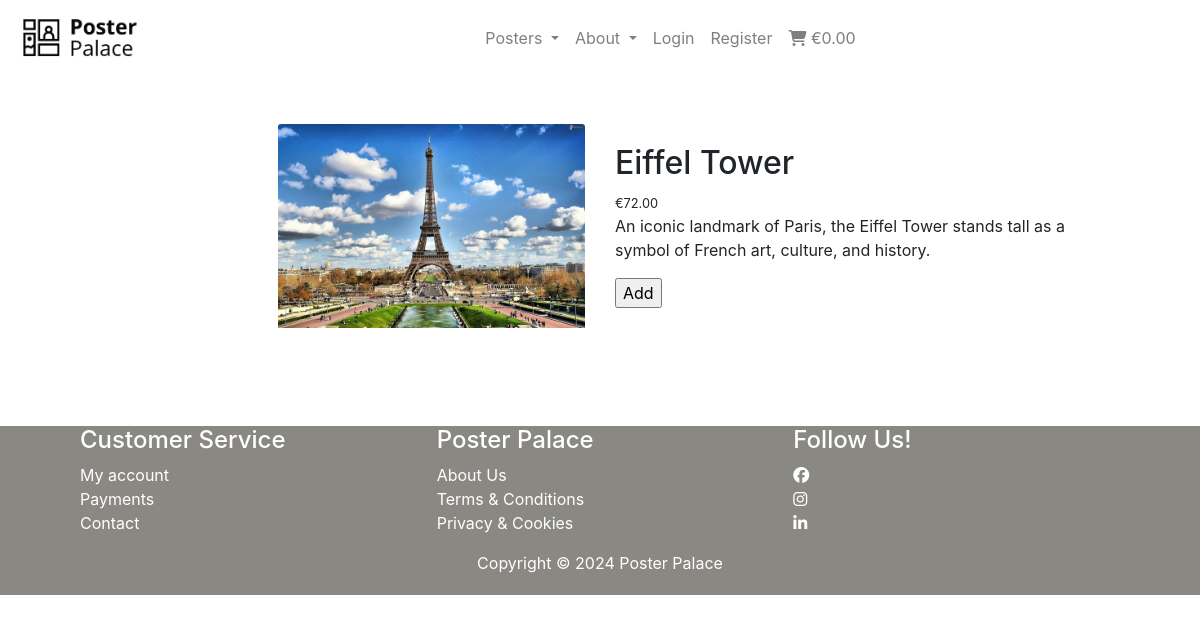
/posters/1, run on the app's committed database.
### posters/models.py (models this page shows, shortened)
class Poster(models.Model):
    category = models.ForeignKey('Category', null=True, blank=True, on_delete=models.SET_NULL)
    sku = models.CharField(max_length=254, null=True, blank=True)
    name = models.CharField(max_length=254)
    description = models.TextField()
    has_color = models.BooleanField(default=False, blank=True, null=True)
    color_option = models.CharField(max_length=15, blank=True, default='Color', choices=COLOR_CHOICES)
    has_sizes = models.BooleanField(default=False, blank=True, null=True)
    size_option = models.CharField(max_length=80, choices=SIZE_CHOICES, default='S')
    price = models.DecimalField(max_digits=6, decimal_places=2)
    rating = models.DecimalField(max_digits=6, decimal_places=2, null=True, blank=True)
    image_url = models.URLField(max_length=1024, null=True, blank=True)
    image = models.ImageField(null=True, blank=True)
    quantity = models.IntegerField(blank=False, default=1)

### posters/views.py (the view)
# urls.py: path('<poster_id>', views.poster_detail, name='poster_detail'),
def poster_detail(request, poster_id):
    poster = get_object_or_404(Poster, pk=poster_id)
    form_color = PosterColor()
    form_quantity = PosterQuantity()
    cart = request.session.get('cart', {})
    in_cart = False
    if poster_id in list(cart.keys()):
        print(cart)
        in_cart = True
    context = {
        'poster': poster,
        'form_color': form_color,
        'form_quantity': form_quantity,
        'cart': cart,
        'in_cart': in_cart,
        }
    return render(request, 'posters/poster_detail.html', context)

### posters/forms.py
class PosterColor(forms.ModelForm):
    class Meta:
        model = Poster
        fields = ('color_option',)

class PosterQuantity(forms.ModelForm):
    class Meta:
        model = Poster
        fields = ('quantity',)

### cart/contexts.py (called while the page is built, shortened)
def shopping_content(request):
    shopping_items = []
    total = 0
    poster_count = 0
    cart = request.session.get('cart', {})
    context = {
        'shopping_items': shopping_items,
        'total': total,
        'poster_count': poster_count,
    }
    return context

### posters/templates/posters/poster_detail.html (shortened to what this page needs)
{% extends "base.html" %}
{% load static %}
{% block content %}
<section>
    <div class="container">
        <div class="row">
            <div class="col-12 col-md-6 col-lg-4 offset-lg-2">
                <div class="image-container my-5">
                    {% if poster.image %}
                        <a href="{{ poster.image.url }}" target="_blank">
                            <img class="card-img-top img-fluid" src="{{ poster.image.url }}" alt="{{ poster.name }}">
                        </a>
                        {% else %}
                        <a href="">
                            <img class="card-img-top img-fluid" src="{{ MEDIA_URL }}noimage.png" alt="{{ poster.name }}">
                        </a>
                    {% endif %}
                </div>
            </div>
            <div class="col">
                <h2 class="top">{{ poster.name}}</h2><small>€{{ poster.price }}</small>
                <p>{{ poster.description }}</p>
                <form id="myForm" class="form" action="{% url 'add_to_cart' poster.id %}" method="POST">
                <input type="submit" class="add-to-cart" value="Add" {% if in_cart %}disabled{% endif %}>
                </form>
            </div>
        </div>
    </div>
</section>
{% endblock %}

### static/css/base.css (style rules this page uses)
* { margin: auto; }
.row { margin-right: 50px; margin-left: 50px; }

### data on the page
Poster: image (picture), name "Eiffel Tower", price "72.00", description "An iconic landmark of Paris, the Eiffel Tower stands tall as a symbol of French art, culture, and history."
